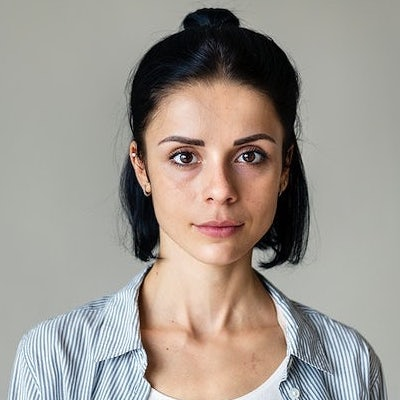
#> input picture face1.jpg, 400 x 400 px
$ python problem2.py
#> lines starting #> are read from the running program, lines starting #| are printed output that depends on the picture
import cv2
import numpy as np
import os
import math

def apply_charcoal_effect(img, blur, blending_coefficient):
    mask = make_noise_texture(img)
    mask = rotate_image(mask, 80)
    #img = gaussian_filter(img, *blur)
    img = blend_mask(img, mask, blending_coefficient)
    #img = cv2.GaussianBlur(img, (3, 3), 0)
    return img

# Apply the motion blur effect
def gaussian_filter(img, n, sigma):
    distance = lambda x, y: math.sqrt((x - (n // 2)) ** 2 + (y - (n // 2)) ** 2)
    gaussian = lambda x, sigma: (1 / (sigma * (math.sqrt(2 * math.pi)))) * math.exp((-1 * (x ** 2)) / (2 * (sigma ** 2)))
    mask = np.array([[gaussian(distance(x, y), sigma) for y in range(n)] for x in range(n)], np.float64)
    mask = mask / np.sum(mask)
    filtered = cv2.filter2D(img, -1, mask)
    return filtered

def blend_mask(img, mask, blending_coefficient):
    img_height, img_width = img.shape
    mask_height, mask_width = mask.shape

    # Need to check height == height, width == width and fix otherwise
    for x in range(0, img_width):
        for y in range(0, img_height):
            mask_pixel = mask[x, y]
            o = img[x, y]
            img[x, y] = (1 - blending_coefficient) * img[x, y] + blending_coefficient * mask_pixel
            #print(o, mask_pixel, img[x, y])
            #print(mask_pixel)

    return img

def make_noise_texture(img):
    parameters = 20, 5
    #noise = cv2.bitwise_not(img)
    noise = np.random.normal(*parameters, img.shape).astype(np.uint8)
    # MUST REPLACE STOLEN FROM https://stackoverflow.com/questions/40305933/how-to-add-motion-blur-to-numpy-array
    size=5
    kernel_motion_blur = np.zeros((size, size))
    kernel_motion_blur[int((size-1)/2), :] = np.ones(size)
    kernel_motion_blur = kernel_motion_blur / size
    noise = cv2.filter2D(noise, -1, kernel_motion_blur)
    v=15
    kernel_motion_blur_v = np.zeros((v, v))
    kernel_motion_blur_v[:, int((v-1)/2)] = np.ones(v)
    kernel_motion_blur_v = kernel_motion_blur_v / v
    noise = cv2.filter2D(noise, -1, kernel_motion_blur_v)
    return noise

def rotate_image(image, angle):
    image_center = tuple(np.array(image.shape[1::-1]) / 2)
    rot_mat = cv2.getRotationMatrix2D(image_center, angle, 1.0)
    result = cv2.warpAffine(image, rot_mat, image.shape[1::-1], flags=cv2.INTER_LINEAR)
    return result

img = cv2.imread("face1.jpg", cv2.IMREAD_COLOR)
#> img is the input picture: shape (400, 400, 3); mean B, G, R 143.9, 151.2, 158.4
img = cv2.cvtColor(img, cv2.COLOR_BGR2GRAY)
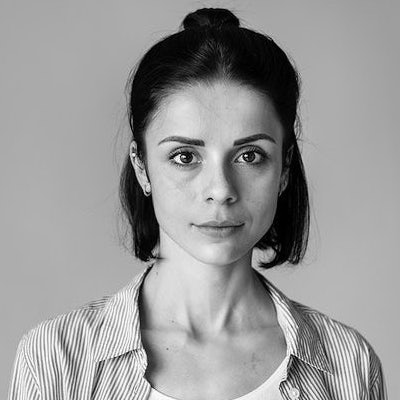
#> img: shape (400, 400); min 0, max 255, mean 152.5
q = cv2.imread("charcoal.png", cv2.IMREAD_GRAYSCALE)
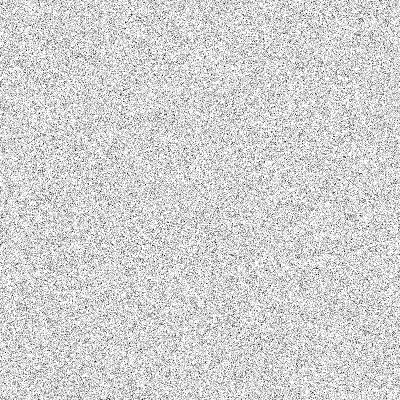
#> input picture charcoal.png, 400 x 400 px
#> q is the input picture: shape (400, 400); min 0, max 255, mean 209.8
r = blend_mask(img, q, 0.2)
#> after the loop in blend_mask, `for x in range(0, img_width):`:
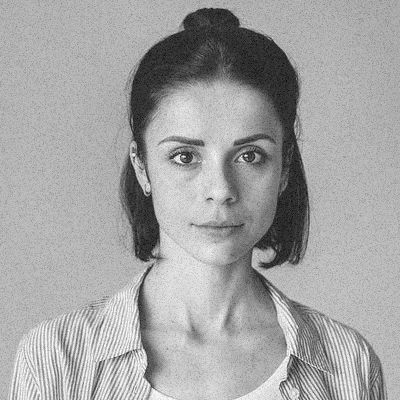
#> img: shape (400, 400); min 5, max 254, mean 163.6
concat = np.concatenate((img, q, r), axis=1)
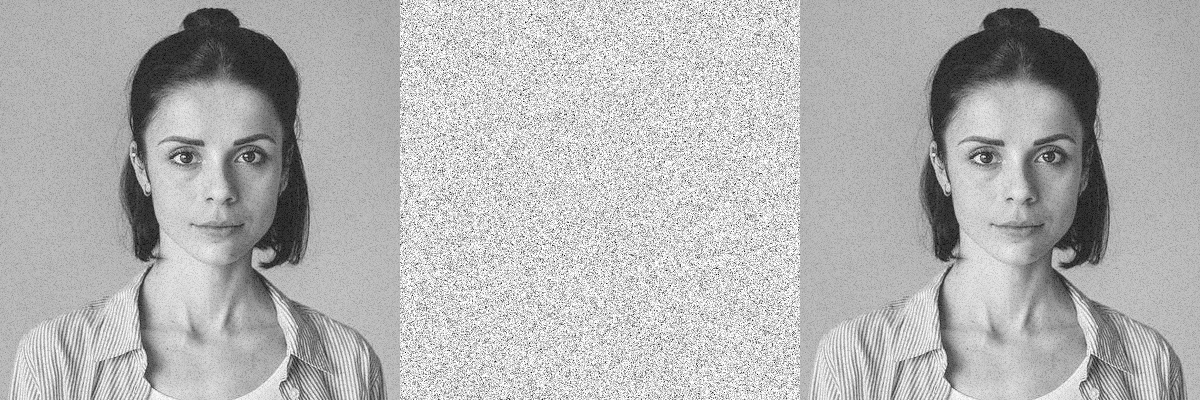
#> concat: shape (400, 1200); min 0, max 255, mean 179
cv2.namedWindow("Displayed Image", cv2.WINDOW_NORMAL)
cv2.resizeWindow("Displayed Image", 1200, 400)
cv2.imshow("Displayed Image", concat)

cv2.waitKey(0)

import sys#
sys.exit(0)
#> (the program exits here)
